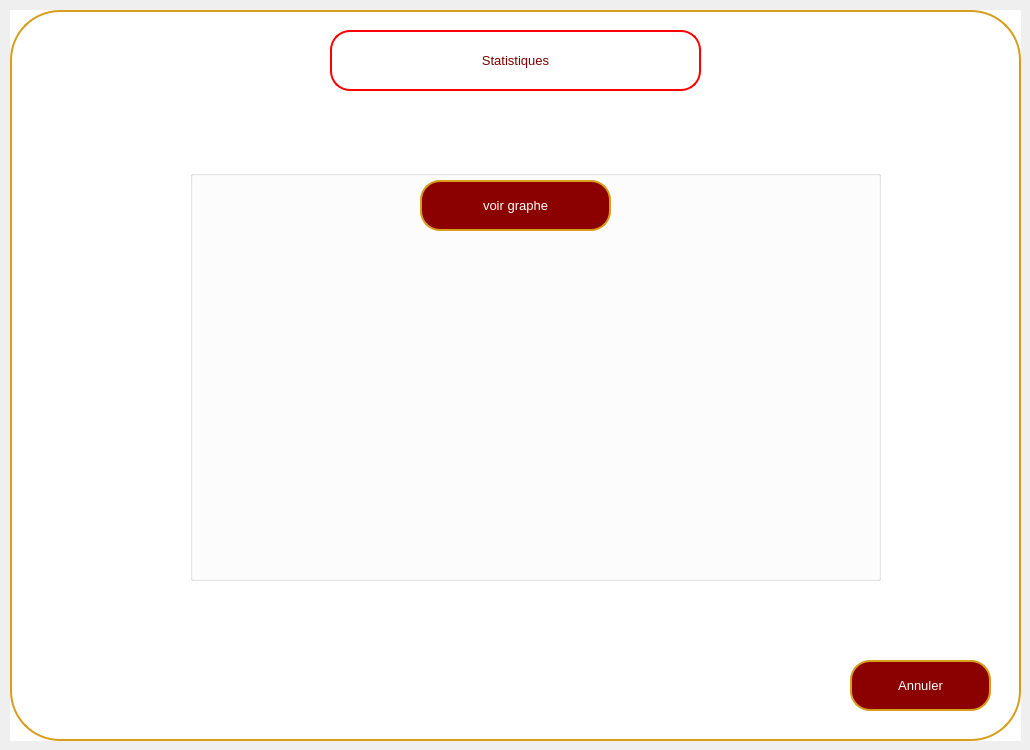
    <widget class="QWidget" name="statsemployepage">
     <widget class="QWidget" name="widget_3" native="true">
      <property name="geometry">
       <rect>
        <x>10</x>
        <y>10</y>
        <width>1011</width>
        <height>731</height>
       </rect>
      </property>
      <property name="font">
       <font>
        <pointsize>10</pointsize>
       </font>
      </property>
      <property name="styleSheet">
       <string notr="true">background-color: rgb(255, 255, 255);</string>
      </property>
      <widget class="QPushButton" name="pushButton_36">
       <property name="geometry">
        <rect>
         <x>0</x>
         <y>0</y>
         <width>1011</width>
         <height>731</height>
        </rect>
       </property>
       <property name="styleSheet">
        <string notr="true">/*QPushButton {
    background-color: white;
    color: darkred;
    border: 2px solid darkred;
    border-radius: 50px; 
    padding: 10px; 
}*/
QPushButton {
    background-color: white;
    color: darkred;
    border: 2px solid rgb(215, 157, 27);
    border-radius: 50px;
    padding: 10px; 
}</string>
       </property>
       <property name="text">
        <string/>
       </property>
      </widget>
      <widget class="QPushButton" name="pushButton_11">
       <property name="geometry">
        <rect>
         <x>320</x>
         <y>20</y>
         <width>371</width>
         <height>61</height>
        </rect>
       </property>
       <property name="font">
        <font>
         <family>MS Shell Dlg 2</family>
         <pointsize>10</pointsize>
         <weight>50</weight>
         <italic>false</italic>
         <bold>false</bold>
        </font>
       </property>
       <property name="styleSheet">
        <string notr="true">QPushButton {
    background-color: white;
    color: rgb(125, 0, 0);
    border: 2px solid rgb(255, 0, 0); 
    border-radius: 20px; 
    padding: 10px; 
    transition: background-color 0.3s, color 0.3s; 
}
QPushButton:hover {
    background-color: rgb(215, 157, 27);
    color: white;
    border: 4px solid rgb(215, 157, 27); 
    outline: none; 
}</string>
       </property>
       <property name="text">
        <string>Statistiques</string>
       </property>
       <property name="icon">
        <iconset resource="src.qrc">
         <normaloff>:/src/statsfinale.png</normaloff>:/src/statsfinale.png</iconset>
       </property>
       <property name="iconSize">
        <size>
         <width>100</width>
         <height>50</height>
        </size>
       </property>
      </widget>
      <widget class="QGroupBox" name="groupBox">
       <property name="geometry">
        <rect>
         <x>180</x>
         <y>160</y>
         <width>691</width>
         <height>411</height>
        </rect>
       </property>
       <property name="title">
        <string/>
       </property>
       <widget class="QPushButton" name="stat_export">
        <property name="geometry">
         <rect>
          <x>230</x>
          <y>10</y>
          <width>191</width>
          <height>51</height>
         </rect>
        </property>
        <property name="font">
         <font>
          <pointsize>10</pointsize>
         </font>
        </property>
        <property name="styleSheet">
         <string notr="true">QPushButton {
    background-color: darkred;
    color: white;
    border: 2px solid rgb(215, 157, 27);
    border-radius: 20px; 
    padding: 10px; 
}

QPushButton:hover {
    background-color: rgb(215, 157, 27); 
}

QLineEdit {
    border: 2px solid darkred;
    border-radius: 15px; 
    padding: 5px; 
    color: white;
}

QLineEdit:focus {
    border: 2px solid darkred;
    border-radius: 15px; 
    padding: 5px; 
    color: white;
}
</string>
        </property>
        <property name="text">
         <string>voir graphe</string>
        </property>
       </widget>
      </widget>
      <widget class="QPushButton" name="anuulerStat">
       <property name="geometry">
        <rect>
         <x>840</x>
         <y>650</y>
         <width>141</width>
         <height>51</height>
        </rect>
       </property>
       <property name="font">
        <font>
         <pointsize>10</pointsize>
        </font>
       </property>
       <property name="styleSheet">
        <string notr="true">QPushButton {
    background-color: darkred;
    color: white;
    border: 2px solid rgb(215, 157, 27);
    border-radius: 20px; 
    padding: 10px; 
}

QPushButton:hover {
    background-color: rgb(215, 157, 27); 
}

QLineEdit {
    border: 2px solid darkred;
    border-radius: 15px; 
    padding: 5px; 
    color: white;
}

QLineEdit:focus {
    border: 2px solid darkred;
    border-radius: 15px; 
    padding: 5px; 
    color: white;
}
</string>
       </property>
       <property name="text">
        <string>Annuler</string>
       </property>
      </widget>
     </widget>
    </widget>
